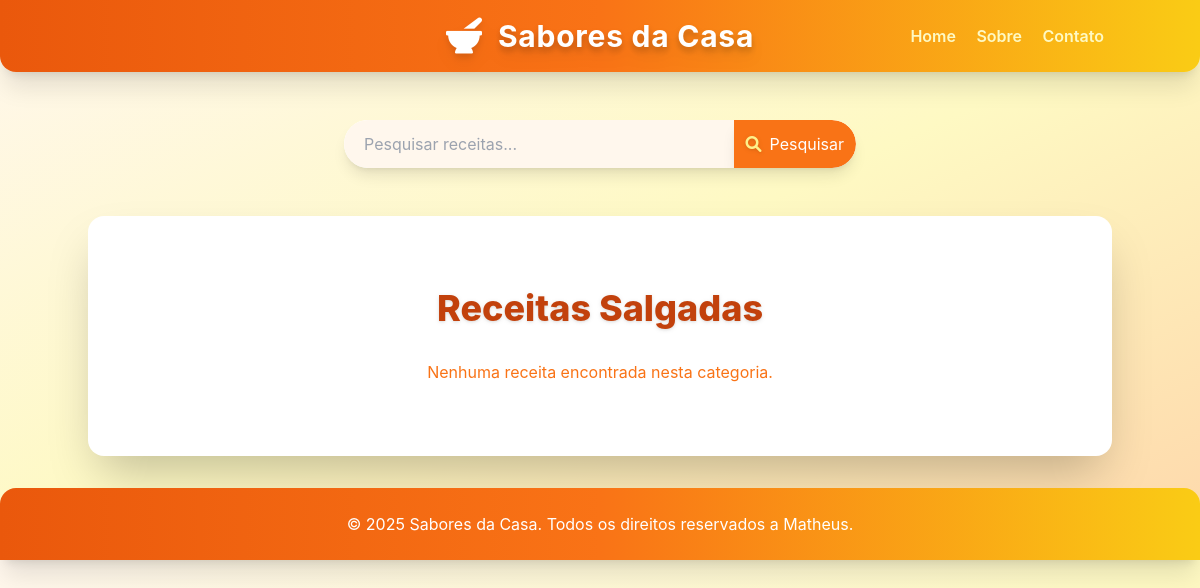
The app's page /receitas/categoria/salgadas/, older data.
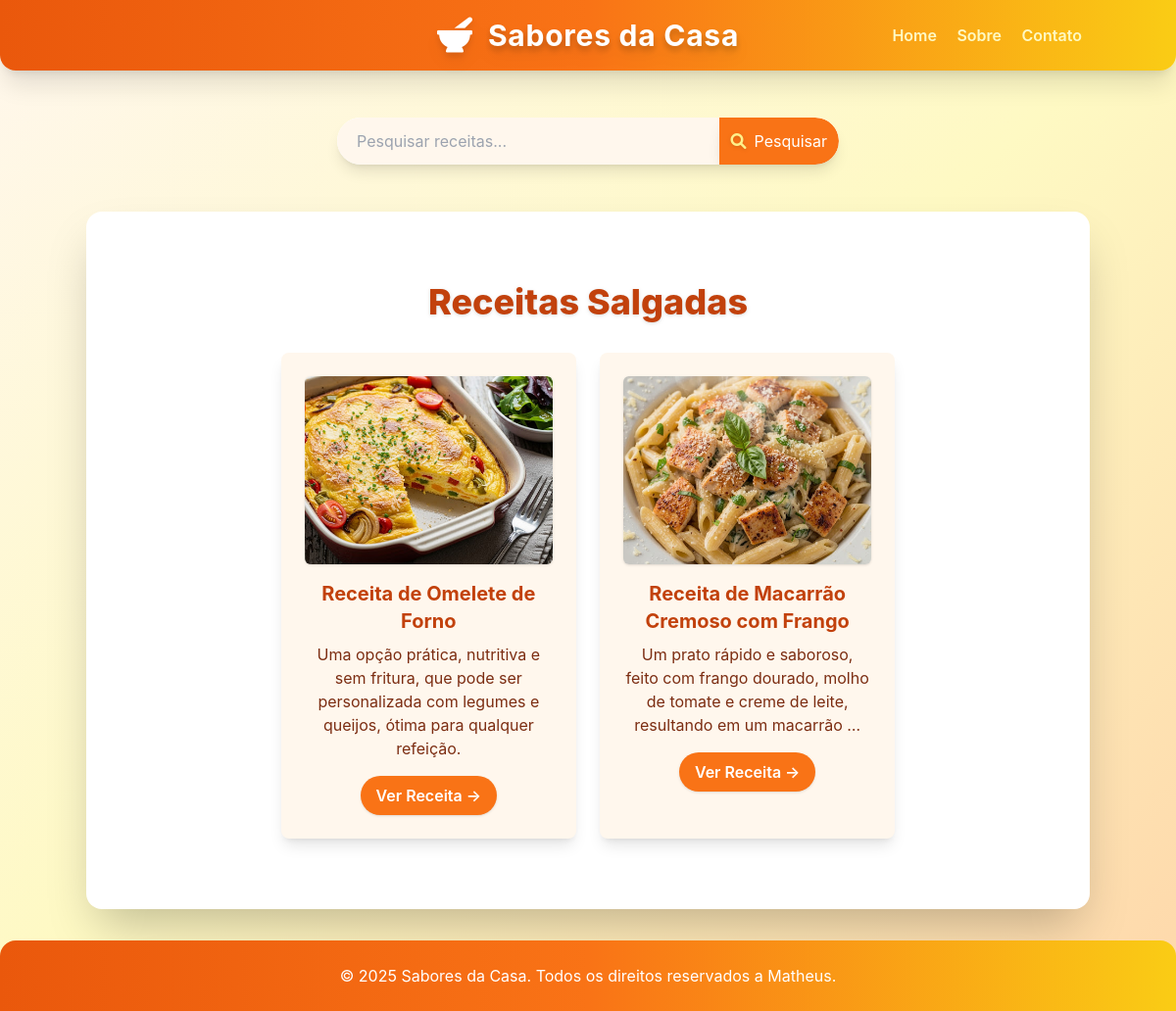
The same page, newer data.
### receitas/models.py (models this page shows, shortened)
class Receita(models.Model):
    CATEGORIAS = [
        ("doces", "Doces"),
        ("salgadas", "Salgadas"),
        ("bebidas", "Bebidas"),
    ]
    title = models.CharField(max_length=200)
    description = models.TextField()
    ingredients = models.TextField()
    instructions = models.TextField()
    categoria = models.CharField(max_length=20, choices=CATEGORIAS, default="doces")
    image = models.ImageField(upload_to="receitas/images/", null=True, blank=True)
    created_at = models.DateTimeField(auto_now_add=True)
    updated_at = models.DateTimeField(auto_now=True)
    class Meta:
        verbose_name = "Receita"
        verbose_name_plural = "Receitas"
        ordering = ["-created_at"]

### receitas/views.py (the view)
# urls.py: path('categoria/<str:categoria>/', views.categoria_receitas, name='categoria_receitas'),
def categoria_receitas(request, categoria):
    receitas = Receita.objects.filter(categoria__iexact=categoria)
    return render(
        request,
        "receitas/categoria.html",
        {"categoria": categoria, "receitas": receitas},
    )

### receitas/templates/receitas/categoria.html (shortened to what this page needs)
{% extends 'receitas/base.html' %}
{% block content %}
<div class="text-center mt-12 mb-12">
    <h2 class="text-4xl font-extrabold mb-8 text-orange-700 drop-shadow">
        Receitas {{ categoria|title }}
    </h2>
    <div class="flex flex-wrap justify-center gap-6">
        {% for receita in receitas %}
            <div class="w-full sm:w-[calc(50%-1.5rem)] lg:w-[calc(33.333%-1.5rem)] bg-orange-50 p-6 rounded-lg shadow-lg hover:shadow-2xl transition-shadow duration-300 ease-in-out">
                {% if receita.image %}
                    <img src="{{ receita.image.url }}" alt="Imagem de {{ receita.title }}" class="w-full h-48 object-cover rounded-md mb-4 shadow">
                {% endif %}
                <h3 class="text-xl font-bold mb-2 text-orange-700">{{ receita.title }}</h3>
                <p class="text-orange-900 mb-4">{{ receita.description|truncatewords:20 }}</p>
                <a href="{% url 'receita_detail' receita.id %}" class="inline-block bg-orange-500 hover:bg-orange-600 text-white font-semibold py-2 px-4 rounded-full shadow transition-colors duration-300">
                    Ver Receita &rarr;
                </a>
            </div>
        {% empty %}
            <p class="text-center text-orange-500 col-span-full">Nenhuma receita encontrada nesta categoria.</p>
        {% endfor %}
    </div>
</div>
{% endblock %}

Row changes from the older to the newer data that the page shows:
now on this page (row edited): Receita: image (picture), title "Receita de Omelete de Forno", description "Uma opção prática, nutritiva e sem fritura, que pode ser personalizada com legumes e queijos, ótima para qualquer refeição."
now on this page (row edited): Receita: image (picture), title "Receita de Macarrão Cremoso com Frango", description "Um prato rápido e saboroso, feito com frango dourado, molho de tomate e creme de leite, resultando em um macarrão …"
Text that changed along with them:
text no longer shown: "Nenhuma receita encontrada nesta categoria."
